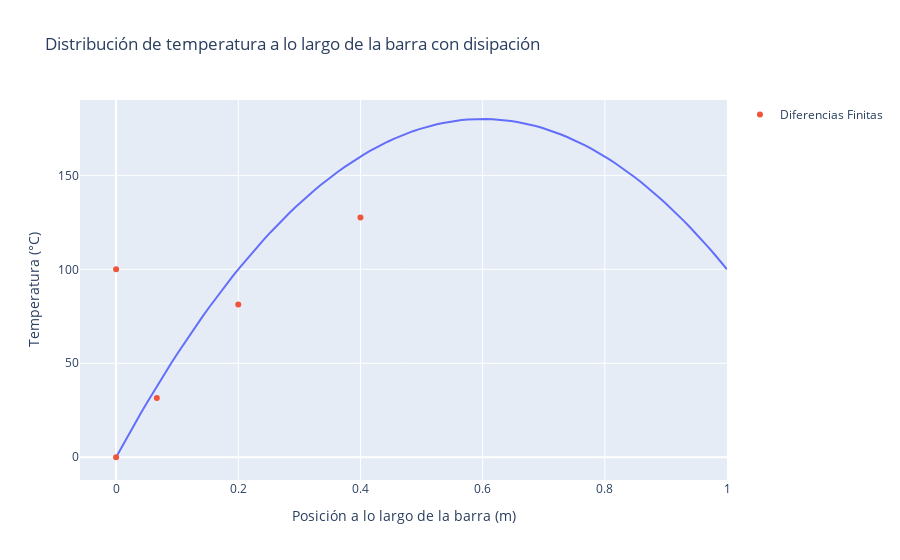

This figure's notebook cell:
### Markdown cell above
## Ejemplo 4: Malla no equiespaciada

### Code cell
# ------- Solución analítica ------
q = 10 / (L * W * H)  # W/m^3
T_analitica = T_disipacion(x)
# ---------------------------------------------


# Cada elemento de la malla es 2 veces el anterior

Nx = 5

# Número de subdivisiones
Nsubdiv = Nx-1 

dx_min = L/(2**(Nsubdiv)-1)

K = np.zeros((Nx, Nx))
np.fill_diagonal(K, -3)

np.fill_diagonal(K[:-1, 1:], 1)
np.fill_diagonal(K[1:, :-1], 2)


# Condiciones de contorno izquierda
K[0,:] = 0
K[0,0] = 1

K[-1,:] = 0
K[-1,-1] = 1

x_diff  = np.zeros(Nx)
Q = np.zeros(Nx)
for i in range(1, Nx-1):
    dx = dx_min*i
    x_diff[i] = x_diff[i-1] + dx
    Q[i] = (-q/k)*(3*dx**2)

x_diff[-1] = L
Q[0] = T1
Q[-1] = T2


T_diff_finitas = np.linalg.solve(K, Q)

# ------------------------------------

print(list(range(1, 5)))

# ------- Pintamos los resultados ------
# Solucion analítica
fig = px.line(
    x=np.linspace(0, L, 100),
    y=T_analitica,
    labels={"x": "Posición a lo largo de la barra (m)", "y": "Temperatura (°C)"},
    title="Distribución de temperatura a lo largo de la barra con disipación",
)

# Datos de diferencias finitas
fig.add_scatter(
    x=x_diff,
    y=T_diff_finitas,
    mode="markers",
    name="Diferencias Finitas"
)
fig.show()

print(x_diff)

### Figure 1 — Plotly figure (JSON) as saved in the notebook; plotly's stock layout.template omitted (floating-point values rounded to 4 significant figures)
{"data": [{"hovertemplate": "Posición a lo largo de la barra (m)=%{x}<br>Temperatura (°C)=%{y}<extra></extra>", "legendgroup": "", "line": {"color": "#636efa", "dash": "solid"}, "marker": {"symbol": "circle"}, "mode": "lines", "name": "", "orientation": "v", "showlegend": false, "type": "scatter", "x": [0.0, 0.0101, 0.0202, 0.0303, 0.0404, 0.05051, 0.06061, 0.07071, 0.08081, 0.09091, 0.101, 0.1111, 0.1212, 0.1313, 0.1414, 0.1515, 0.1616, 0.1717, 0.1818, 0.1919, 0.202, 0.2121, 0.2222, 0.2323, 0.2424, 0.2525, 0.2626, 0.2727, 0.2828, 0.2929, 0.303, 0.3131, 0.3232, 0.3333, 0.3434, 0.3535, 0.3636, 0.3737, 0.3838, 0.3939, 0.404, 0.4141, 0.4242, 0.4343, 0.4444, 0.4545, 0.4646, 0.4747, 0.4848, 0.4949, 0.5051, 0.5152, 0.5253, 0.5354, 0.5455, 0.5556, 0.5657, 0.5758, 0.5859, 0.596, 0.6061, 0.6162, 0.6263, 0.6364, 0.6465, 0.6566, 0.6667, 0.6768, 0.6869, 0.697, 0.7071, 0.7172, 0.7273, 0.7374, 0.7475, 0.7576, 0.7677, 0.7778, 0.7879, 0.798, 0.8081, 0.8182, 0.8283, 0.8384, 0.8485, 0.8586, 0.8687, 0.8788, 0.8889, 0.899, 0.9091, 0.9192, 0.9293, 0.9394, 0.9495, 0.9596, 0.9697, 0.9798, 0.9899, 1.0], "xaxis": "x", "y": [0.0, 6.01, 11.92, 17.72, 23.43, 29.03, 34.53, 39.92, 45.22, 50.41, 55.5, 60.49, 65.38, 70.17, 74.85, 79.43, 83.91, 88.29, 92.56, 96.74, 100.8, 104.8, 108.6, 112.4, 116.1, 119.6, 123.1, 126.4, 129.7, 132.9, 135.9, 138.9, 141.7, 144.4, 147.1, 149.6, 152.1, 154.4, 156.6, 158.8, 160.8, 162.7, 164.6, 166.3, 167.9, 169.4, 170.8, 172.2, 173.4, 174.5, 175.5, 176.4, 177.2, 177.9, 178.5, 179.0, 179.4, 179.7, 179.9, 180.0, 180.0, 179.9, 179.7, 179.3, 178.9, 178.4, 177.8, 177.1, 176.2, 175.3, 174.3, 173.1, 171.9, 170.6, 169.1, 167.6, 165.9, 164.2, 162.4, 160.4, 158.4, 156.2, 153.9, 151.6, 149.1, 146.6, 143.9, 141.1, 138.3, 135.3, 132.2, 129.1, 125.8, 122.4, 118.9, 115.3, 111.7, 107.9, 104.0, 100.0], "yaxis": "y"}, {"mode": "markers", "name": "Diferencias Finitas", "type": "scatter", "x": [0.0, 0.06667, 0.2, 0.4, 0.0], "y": [4.263e-14, 31.56, 81.33, 127.6, 100.0]}], "layout": {"legend": {"tracegroupgap": 0}, "title": {"text": "Distribución de temperatura a lo largo de la barra con disipación"}, "xaxis": {"anchor": "y", "domain": [0, 1], "title": {"text": "Posición a lo largo de la barra (m)"}}, "yaxis": {"anchor": "x", "domain": [0, 1], "title": {"text": "Temperatura (°C)"}}}}
